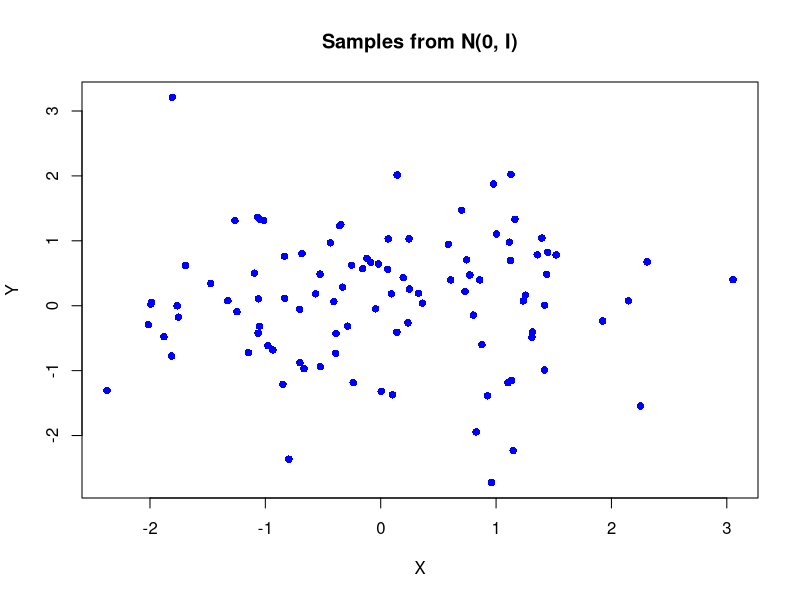
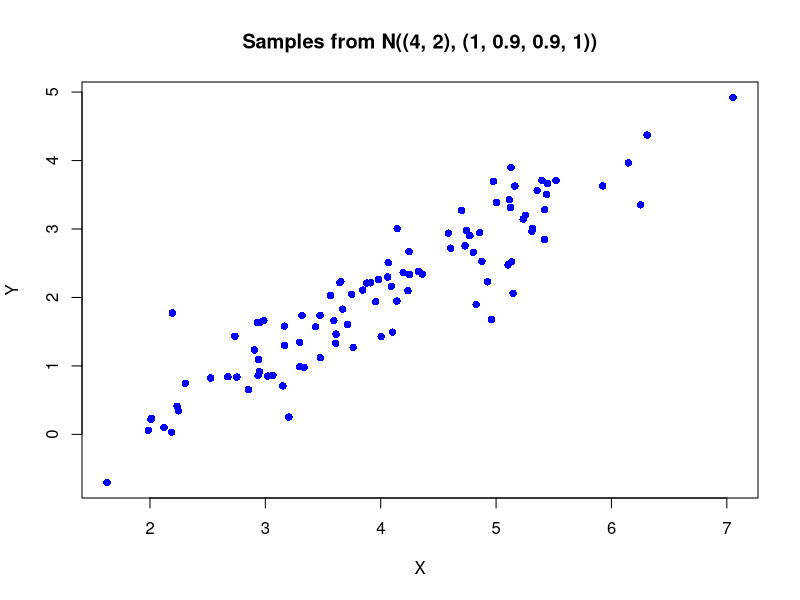
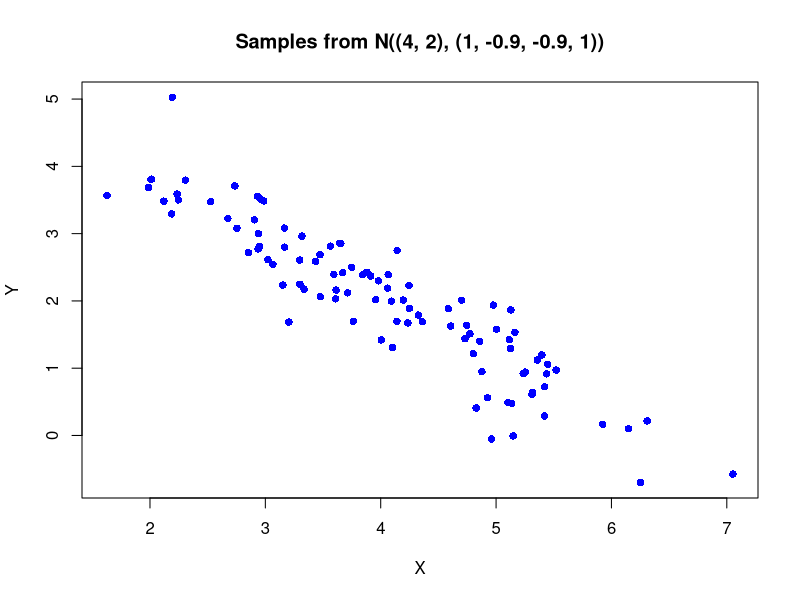
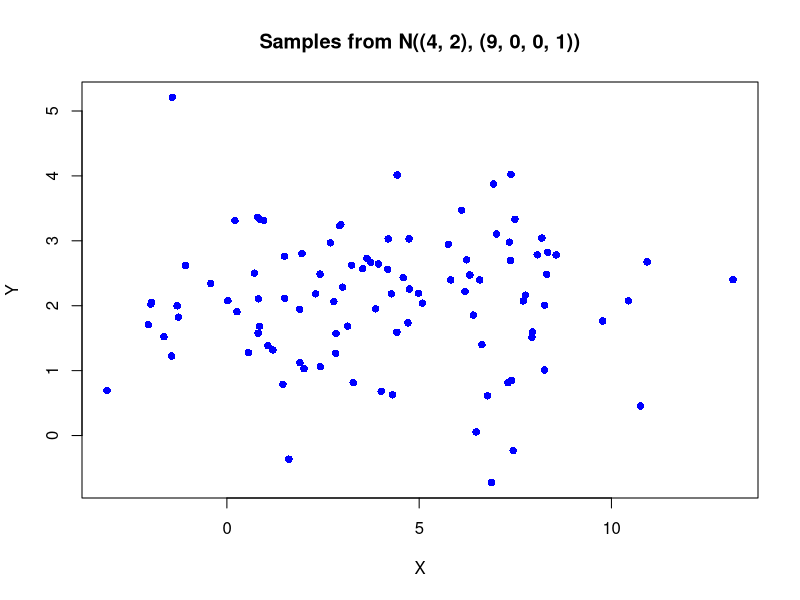
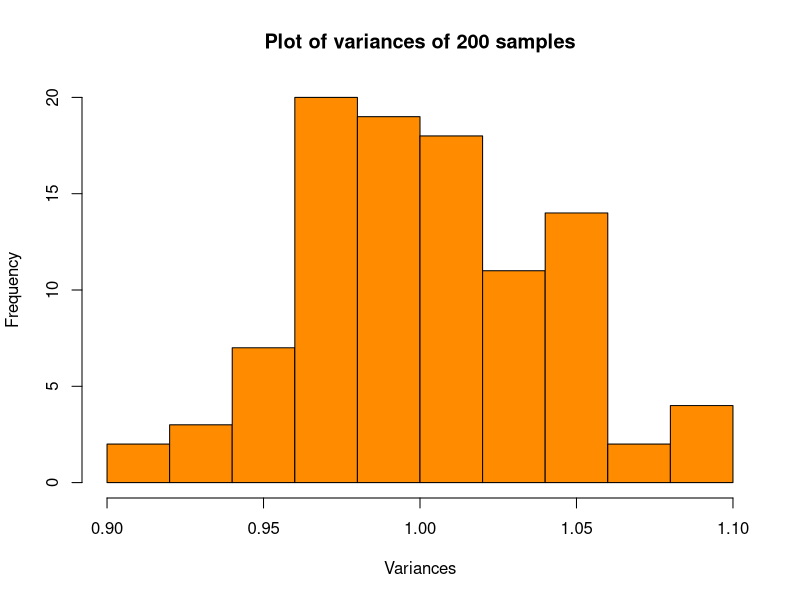
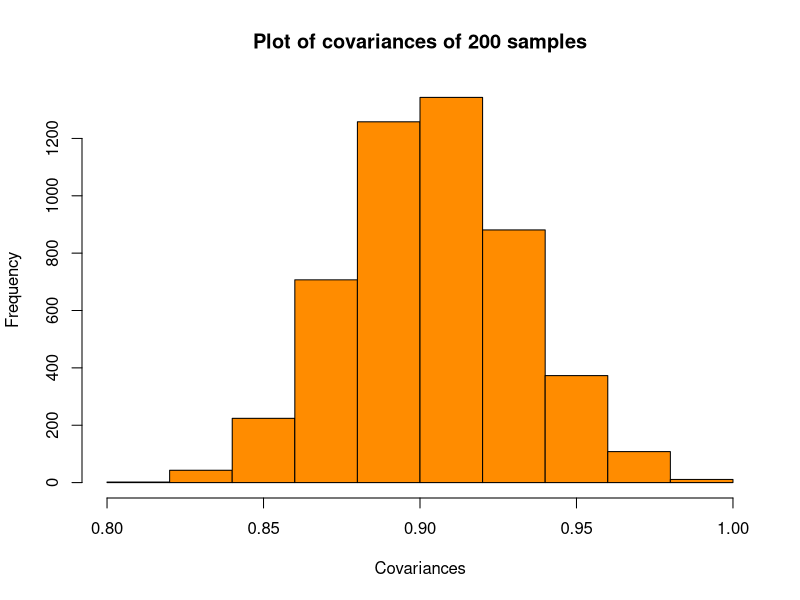
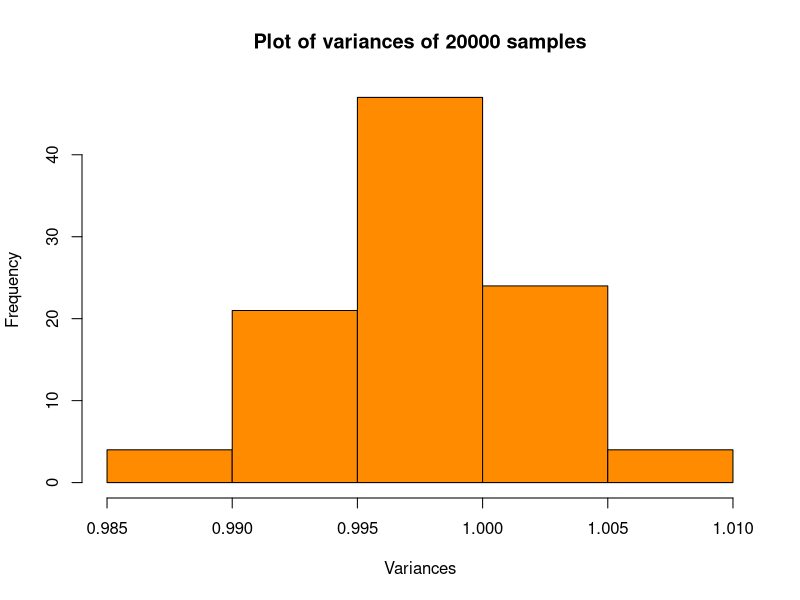
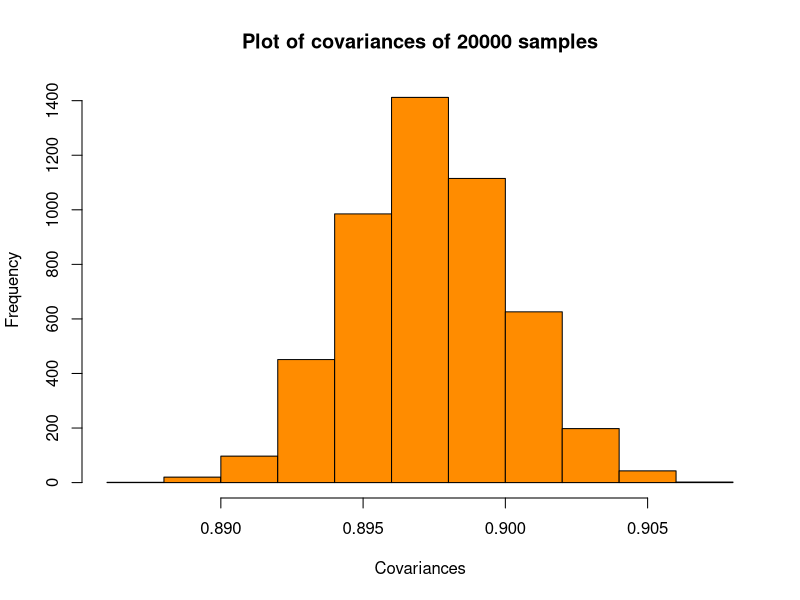

The R source for these figures, in order:
## ---- chunk 1
plot_vectors <- function(vectors, title) {
  plot(vectors, xlab='X', ylab='Y', pch=16, col="blue", main=title)
}

vectors <- matrix(rnorm(n=200), nrow=100)
plot_vectors(vectors, title="Samples from N(0, I)")
## ---- chunk 2
transform_vectors_from_standard_norm <- function(vectors, mean_matrix, covariance_matrix) {
  a_matrix <- t(chol(covariance_matrix))
  b_matrix <- matrix(rep(mean_matrix, dim(vectors)[1]), nrow=dim(vectors)[2])
  transformed_vectors <- t(a_matrix %*% t(vectors) + b_matrix)
  return(transformed_vectors)
}
## ---- chunk 3
mean_matrix <- matrix(c(4.0, 2.0), nrow=2)
covariance_matrix1 <- matrix(c(1.0, 0.9, 0.9, 1.0), nrow=2)
transformed_vectors1 <- transform_vectors_from_standard_norm(vectors, mean_matrix, covariance_matrix1)
plot_vectors(transformed_vectors1, title="Samples from N((4, 2), (1, 0.9, 0.9, 1))")
covariance_matrix2 <- matrix(c(1.0, -0.9, -0.9, 1.0), nrow=2)
transformed_vectors2 <- transform_vectors_from_standard_norm(vectors, mean_matrix, covariance_matrix2)
plot_vectors(transformed_vectors2, title="Samples from N((4, 2), (1, -0.9, -0.9, 1))")
covariance_matrix3 <- matrix(c(9.0, 0.0, 0.0, 1.0), nrow=2)
transformed_vectors3 <- transform_vectors_from_standard_norm(vectors, mean_matrix, covariance_matrix3)
plot_vectors(transformed_vectors3, title="Samples from N((4, 2), (9, 0, 0, 1))")
## ---- chunk 4
plot_samples_variances_covariances <- function(vectors, samples_count) {
  sample_covariance_matrix <- cov(vectors)
  variances <- diag(sample_covariance_matrix)
  hist(
    variances, main = paste("Plot of variances of", samples_count, "samples"),
    xlab = "Variances", breaks = 7, col = "darkorange"
  )
  print(paste0("Mean of variances: ", round(mean(variances), digits=2)))
  covariances <- sample_covariance_matrix[lower.tri(sample_covariance_matrix, diag=FALSE)]
  hist(
    covariances, main = paste("Plot of covariances of", samples_count, "samples"),
    xlab = "Covariances", breaks = 7, col = "darkorange"
  )
  print(paste0("Mean of covariances: ", round(mean(covariances), digits=2)))
}

analyse_vectors_transform <- function(dimension, samples_count) {
  vectors <- matrix(rnorm(n=dimension * samples_count), nrow=samples_count)
  mean_vector <- matrix(rep(0, dimension), nrow=dimension)
  covariance_matrix <- matrix(rep(0.9, dimension * dimension), nrow=dimension)
  diag(covariance_matrix) <- 1
  transformed_vectors <- transform_vectors_from_standard_norm(
    vectors, mean_vector, covariance_matrix
  )
  plot_samples_variances_covariances(transformed_vectors, samples_count)
}

analyse_vectors_transform(dimension = 100, samples_count = 200)
## ---- chunk 5
analyse_vectors_transform(dimension = 100, samples_count = 20000)
